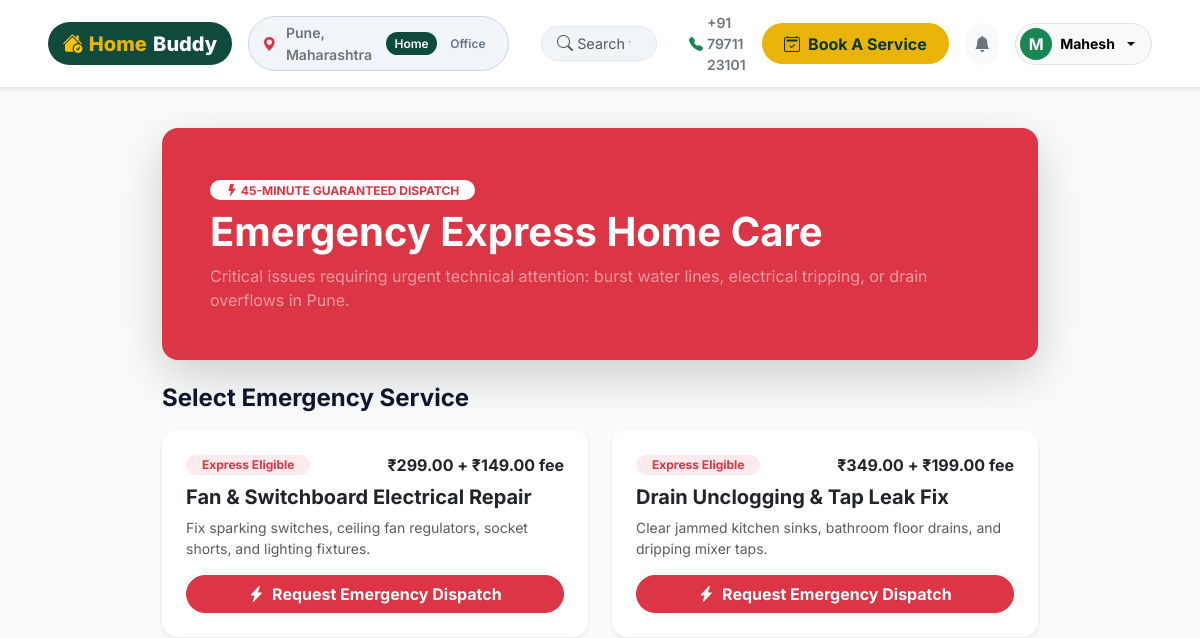
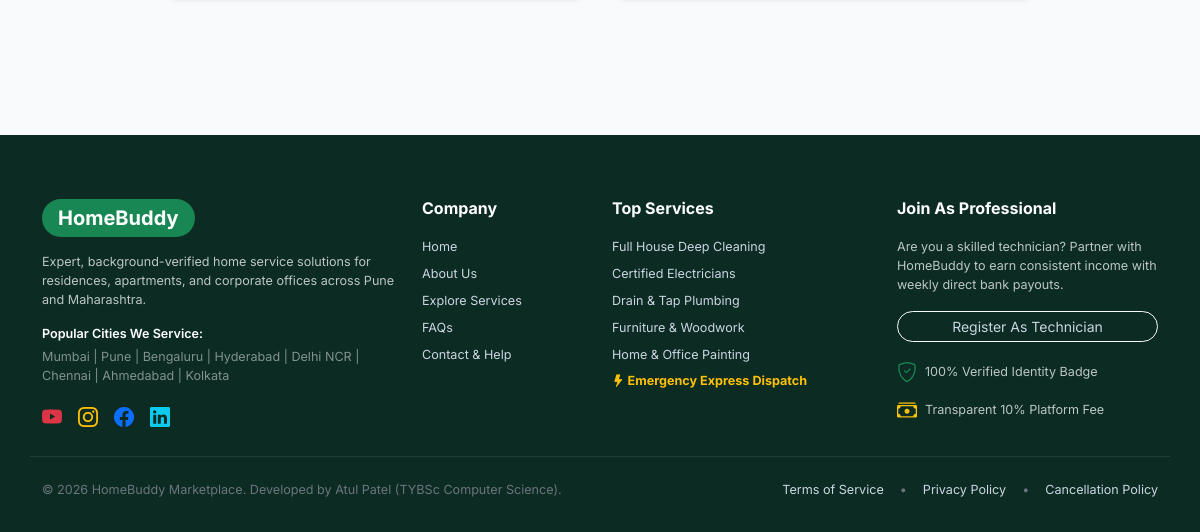
/bookings/emergency/ (signed in), run on an earlier commit of the app's database (2 pictures, top to bottom).
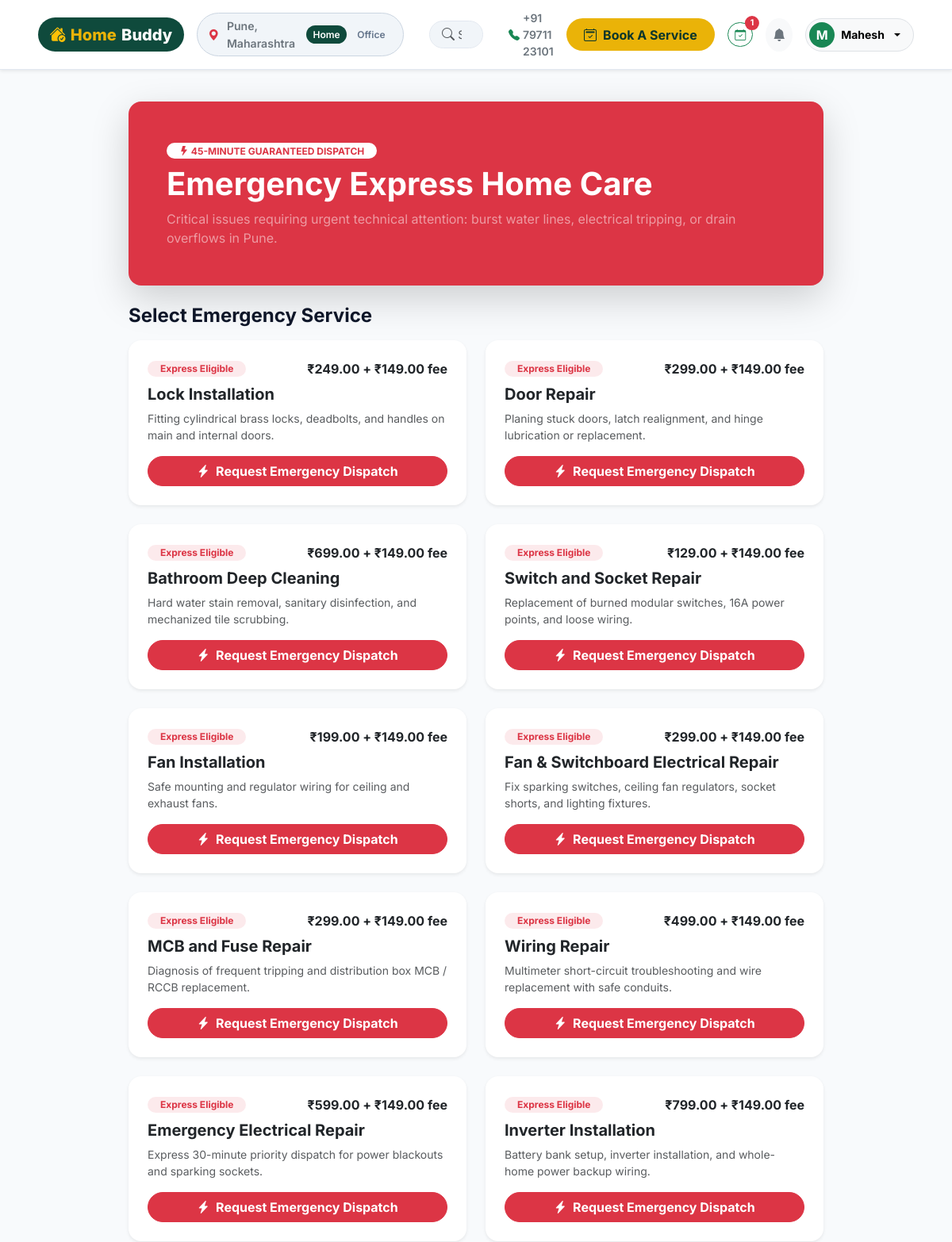
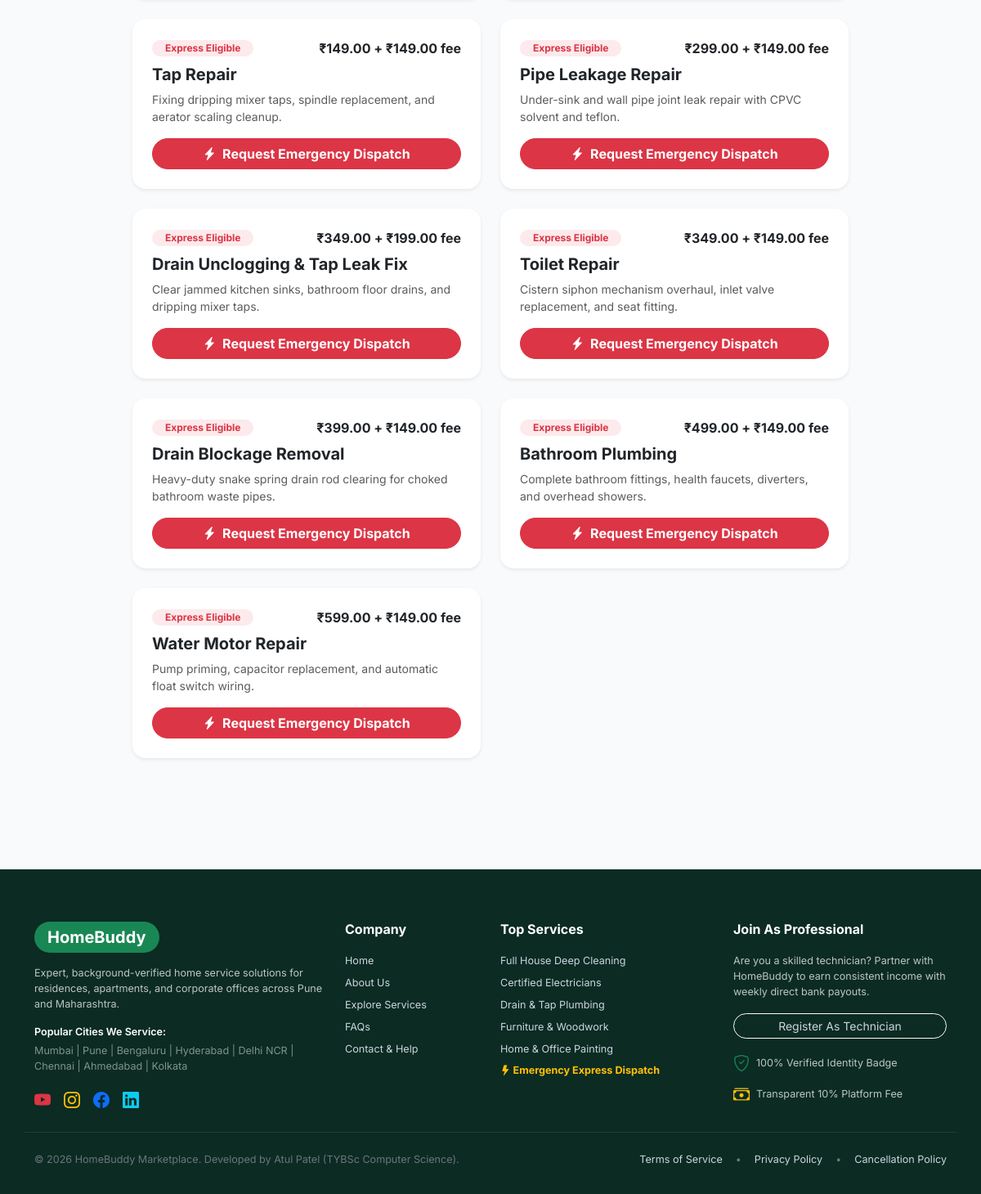
And on a later commit of the database (2 pictures, top to bottom).
### apps/services/models.py (models this page shows, shortened)
class Service(models.Model):
    PRICING_TYPES = (
        ('FIXED', 'Fixed Package Rate'),
        ('HOURLY', 'Hourly Labor Rate'),
        ('PACKAGE', 'Comprehensive BHK Package'),
    )
    category = models.ForeignKey(Category, on_delete=models.CASCADE, related_name='services')
    name = models.CharField(max_length=150, verbose_name="Service Name")
    slug = models.SlugField(max_length=170, unique=True, blank=True)
    short_description = models.CharField(max_length=255, help_text="Short teaser description for service cards")
    detailed_description = models.TextField(help_text="Full service inclusions, exclusions, and warranty notes")
    image = models.ImageField(upload_to='services/', null=True, blank=True)
    pricing_type = models.CharField(max_length=20, choices=PRICING_TYPES, default='FIXED')
    base_price = models.DecimalField(max_digits=10, decimal_places=2, verbose_name="Base Price (₹)")
    estimated_duration_minutes = models.PositiveIntegerField(default=60, help_text="Estimated time in minutes")
    is_emergency_eligible = models.BooleanField(default=False, verbose_name="Emergency Booking Allowed")
    emergency_surcharge = models.DecimalField(max_digits=10, decimal_places=2, default=Decimal('199.00'), verbose_name="Emergency Surcharge (₹)")
    is_active = models.BooleanField(default=True)
    created_at = models.DateTimeField(auto_now_add=True)
    class Meta:
        ordering = ['category', 'base_price']

### apps/bookings/views.py (the view)
# urls.py: path('emergency/', views.emergency_booking_view, name='emergency'),
@login_required
def emergency_booking_view(request):
    services = (
        Service.objects.filter(is_emergency_eligible=True, is_active=True)
        .select_related('category')
        .order_by('category__name', 'base_price')
    )
    available_today = ProviderProfile.objects.filter(
        is_verified=True, is_available_today=True
    ).count()
    return render(request, 'bookings/emergency.html', {
        'services': services,
        'available_today': available_today,
        'title': 'Emergency Express Dispatch',
    })

### apps/accounts/models.py (called while the page is built)
    @property
    def is_customer(self):
        return self.role == 'CUSTOMER'

    @property
    def is_provider(self):
        return self.role == 'PROVIDER'

    @property
    def is_admin_user(self):
        return self.role == 'ADMIN' or self.is_superuser

### templates/bookings/emergency.html (shortened to what this page needs)
{% extends 'base.html' %}
{% block content %}
<div class="container py-4" style="max-width: 900px;">
    <div class="card border-0 bg-danger text-white rounded-4 p-4 p-md-5 mb-4 shadow-lg position-relative overflow-hidden">
        <div class="position-relative z-1">
            <span class="badge bg-white text-danger fw-bold rounded-pill px-3 py-1 mb-2">
                <i class="bi bi-lightning-fill"></i> 45-MINUTE GUARANTEED DISPATCH
            </span>
            <h1 class="fw-bold mb-2">Emergency Express Home Care</h1>
            <p class="text-white-50 mb-0 max-w-md">Critical issues requiring urgent technical attention: burst water lines, electrical tripping, or drain overflows in Pune.</p>
        </div>
    </div>
    <h4 class="fw-bold mb-3">Select Emergency Service</h4>
    <div class="row g-4 mb-5">
        {% for s in services %}
            <div class="col-md-6">
                <div class="card border-0 shadow-sm rounded-4 p-4 bg-white h-100 d-flex flex-column justify-content-between">
                    <div>
                        <div class="d-flex justify-content-between align-items-center mb-2">
                            <span class="badge bg-danger bg-opacity-10 text-danger rounded-pill px-3 py-1 small">Express Eligible</span>
                            <span class="fw-bold text-dark">₹{{ s.base_price }} + ₹{{ s.emergency_surcharge }} fee</span>
                        </div>
                        <h5 class="fw-bold mb-2">{{ s.name }}</h5>
                        <p class="text-muted small mb-3">{{ s.short_description }}</p>
                    </div>
                    <a href="{% url 'bookings:create' service_slug=s.slug %}?emergency=1" class="btn btn-danger rounded-pill w-100 fw-bold">
                        <i class="bi bi-lightning-charge-fill me-1"></i> Request Emergency Dispatch
                    </a>
                </div>
            </div>
        {% endfor %}
    </div>
</div>
{% endblock %}

### templates/base.html (shortened to what the changed rows need)
{% load static %}
<!DOCTYPE html>
<html lang="en">
<head>
    <link href="https://cdn.jsdelivr.net/npm/bootstrap@5.3.3/dist/css/bootstrap.min.css" rel="stylesheet">
    <link rel="stylesheet" href="https://cdn.jsdelivr.net/npm/bootstrap-icons@1.11.3/font/bootstrap-icons.min.css">
    <link rel="stylesheet" href="{% static 'css/style.css' %}">
</head>
<body>
    <nav class="hb-navbar shadow-sm">
        <div class="container-fluid px-lg-5">
            <div class="d-flex align-items-center justify-content-between w-100 gap-3">
                <div class="d-flex align-items-center gap-3">
                    {% if user.is_authenticated %}
                        {% if active_bookings_count > 0 %}
                            <a href="{% if user.is_customer %}{% url 'customers:bookings' %}{% else %}{% url 'professionals:jobs' %}{% endif %}" class="btn btn-outline-success btn-sm rounded-pill position-relative" title="Active bookings" aria-label="Active bookings">
                                <i class="bi bi-calendar-check"></i>
                                <span class="position-absolute top-0 start-100 translate-middle badge rounded-pill bg-danger">
                                    {{ active_bookings_count }}
                                </span>
                            </a>
                        {% endif %}
                    {% endif %}
                </div>
            </div>
        </div>
    </nav>
    <main id="main-content" role="main">
        {% block content %}{% endblock %}
    </main>
</body>
</html>

What changed in the data, as far as the page shows it:
added Service: base_price "249.00", emergency_surcharge "149.00", name "Lock Installation", short_description "Fitting cylindrical brass locks, deadbolts, and handles on main and internal doors."
added Service: base_price "299.00", emergency_surcharge "149.00", name "Door Repair", short_description "Planing stuck doors, latch realignment, and hinge lubrication or replacement."
added Service: base_price "699.00", emergency_surcharge "149.00", name "Bathroom Deep Cleaning", short_description "Hard water stain removal, sanitary disinfection, and mechanized tile scrubbing."
added Service: base_price "129.00", emergency_surcharge "149.00", name "Switch and Socket Repair", short_description "Replacement of burned modular switches, 16A power points, and loose wiring."
added Service: base_price "199.00", emergency_surcharge "149.00", name "Fan Installation", short_description "Safe mounting and regulator wiring for ceiling and exhaust fans."
added Service: base_price "299.00", emergency_surcharge "149.00", name "MCB and Fuse Repair", short_description "Diagnosis of frequent tripping and distribution box MCB / RCCB replacement."
added Service: base_price "499.00", emergency_surcharge "149.00", name "Wiring Repair", short_description "Multimeter short-circuit troubleshooting and wire replacement with safe conduits."
added Service: base_price "599.00", emergency_surcharge "149.00", name "Emergency Electrical Repair", short_description "Express 30-minute priority dispatch for power blackouts and sparking sockets."
added Service: base_price "799.00", emergency_surcharge "149.00", name "Inverter Installation", short_description "Battery bank setup, inverter installation, and whole-home power backup wiring."
added Service: base_price "149.00", emergency_surcharge "149.00", name "Tap Repair", short_description "Fixing dripping mixer taps, spindle replacement, and aerator scaling cleanup."
added Service: base_price "299.00", emergency_surcharge "149.00", name "Pipe Leakage Repair", short_description "Under-sink and wall pipe joint leak repair with CPVC solvent and teflon."
added Service: base_price "349.00", emergency_surcharge "149.00", name "Toilet Repair", short_description "Cistern siphon mechanism overhaul, inlet valve replacement, and seat fitting."
added Service: base_price "399.00", emergency_surcharge "149.00", name "Drain Blockage Removal", short_description "Heavy-duty snake spring drain rod clearing for choked bathroom waste pipes."
added Service: base_price "499.00", emergency_surcharge "149.00", name "Bathroom Plumbing", short_description "Complete bathroom fittings, health faucets, diverters, and overhead showers."
added Service: base_price "599.00", emergency_surcharge "149.00", name "Water Motor Repair", short_description "Pump priming, capacitor replacement, and automatic float switch wiring."
Also different on the page:
{{ active_bookings_count }}: (not shown) → "1"
